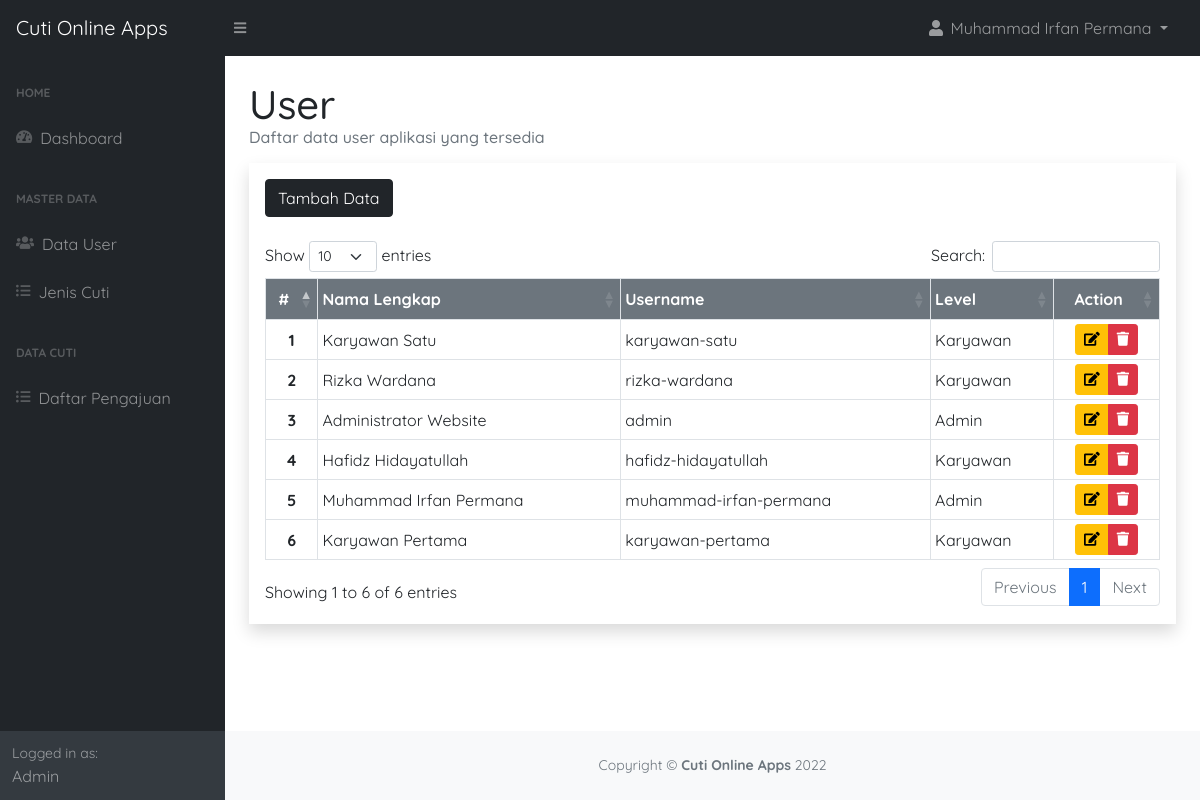
/dashboard.php?module=user (signed in), run on the app's committed database.
### tables this page shows
CREATE TABLE `user` (
  `id_user` int(11) NOT NULL,
  `fullname_user` varchar(250) NOT NULL,
  `name_user` varchar(150) NOT NULL,
  `pass_user` varchar(250) NOT NULL,
  `level_user` varchar(100) NOT NULL
);

### config/variable.php (called while the page is built, shortened)
<?php
$title = 'Cuti Online Apps';

### app/admin/user/index.php (the view)
<div class="row">
    <div class="col-12">
        <h1 class="mt-4">User</h1>
        <h6 class="text-muted">Daftar data user aplikasi yang tersedia</h6>
    </div>
</div>
<div class="row mt-3">
    <div class="col-12">
        <div class="shadow p-3">
            <a href="?module=user-form" class="btn btn-dark mb-4">Tambah Data</a>
            <div class="table-responsive">
                <table class="table table-sm table-bordered table-hover align-middle datatable">
                    <thead>
                        <tr class="bg-secondary text-white">
                            <th scope="col" class="py-2 text-center">#</th>
                            <th scope="col" class="py-2 ">Nama Lengkap</th>
                            <th scope="col" class="py-2 ">Username</th>
                            <th scope="col" class="py-2 ">Level</th>
                            <th scope="col" class="py-2 text-center">Action</th>
                        </tr>
                    </thead>
                    <tbody>
                        <?php
                        $no = 1;
                        $query = "SELECT * FROM user ORDER BY id_user DESC";
                        $exeSQL = mysqli_query($conn, $query) or die(mysqli_error($conn));
                        while ($data = mysqli_fetch_array($exeSQL)) :
                        ?>
                            <tr>
                                <th scope="row" class="text-center"><?= $no++; ?></th>
                                <td><?= $data['fullname_user']; ?></td>
                                <td><?= $data['name_user']; ?></td>
                                <td><?= ucfirst($data['level_user']); ?></td>
                                <td class="text-center">
                                    <div class="btn-group" role="group" aria-label="Basic example">
                                        <a href="?module=user-form&id=<?= $data['id_user'] ?>" class="btn btn-sm btn-warning">
                                            <i class="fas fa-edit"></i>
                                        </a>
                                        <a onclick="return confirm('Apakah yakin ingin menghapus data berikut?')" href="?module=user-delete&id=<?= $data['id_user'] ?>" class="btn btn-sm btn-danger">
                                            <i class="fas fa-trash"></i>
                                        </a>
                                    </div>
                                </td>
                            </tr>
                        <?php endwhile; ?>
                    </tbody>
                </table>
            </div>
        </div>
    </div>
</div>

### dashboard.php (shortened to what this page needs)
<?php
include 'config/library.php';
?>
<!DOCTYPE html>
<html lang="en">
<head>
    <link href="asset/css/styles.css" rel="stylesheet" />
    <link href="https://cdnjs.cloudflare.com/ajax/libs/font-awesome/5.9.0/css/all.min.css" rel="stylesheet" />
    <link href="https://cdn.datatables.net/1.12.1/css/dataTables.bootstrap5.min.css" rel="stylesheet" />
</head>
<body class="sb-nav-fixed">
    <nav class="sb-topnav navbar navbar-expand navbar-dark bg-dark">
        <a class="navbar-brand ps-3" href="#"><?= $title ?></a>
        <button class="btn btn-link btn-sm order-1 order-lg-0 me-4 me-lg-0" id="sidebarToggle" href="#!"><i class="fas fa-bars"></i></button>
        <ul class="navbar-nav ms-auto ms-md-0 me-3 me-lg-4">
            <li class="nav-item dropdown">
                <a class="nav-link dropdown-toggle" id="navbarDropdown" href="#" role="button" data-bs-toggle="dropdown" aria-expanded="false">
                    <i class="fas fa-user fa-fw"></i>
                    <span class="ml-2"><?= $_SESSION['fullname_user'] ?></span>
                </a>
            </li>
        </ul>
    </nav>
    <div id="layoutSidenav">
        <div id="layoutSidenav_nav">
            <nav class="sb-sidenav accordion sb-sidenav-dark" id="sidenavAccordion">
                <div class="sb-sidenav-menu">
                    <div class="nav">
                        <?php
                        if ($_SESSION['level_user'] == 'admin') {
                            include 'nav-admin.php';
                        }
                        ?>
                    </div>
                </div>
                <div class="sb-sidenav-footer">
                    <div class="small">Logged in as:</div>
                    <?= ucfirst($_SESSION['level_user']); ?>
                </div>
            </nav>
        </div>
        <div id="layoutSidenav_content">
            <main>
                <div class="container-fluid px-4">
                    <?php include 'content.php'; ?>
                </div>
            </main>
            <footer class="py-4 bg-light mt-auto">
                <div class="container-fluid px-4">
                    <div class="d-flex align-items-center justify-content-center small">
                        <div class="text-muted">Copyright &copy; <strong><?= $title ?></strong> <?= date('Y') ?></div>
                    </div>
                </div>
            </footer>
        </div>
    </div>
</body>
</html>

### nav-admin.php
<div class="sb-sidenav-menu-heading">Home</div>
<a class="nav-link" href="?module=admin">
    <div class="sb-nav-link-icon"><i class="fas fa-tachometer-alt"></i></div>
    Dashboard
</a>
<div class="sb-sidenav-menu-heading">Master Data</div>
<a class="nav-link" href="?module=user">
    <div class="sb-nav-link-icon"><i class="fas fa-users"></i></div>
    Data User
</a>
<a class="nav-link" href="?module=jenis-cuti">
    <div class="sb-nav-link-icon"><i class="fas fa-list-ul"></i></div>
    Jenis Cuti
</a>
<div class="sb-sidenav-menu-heading">Data Cuti</div>
<a class="nav-link" href="?module=daftar-cuti">
    <div class="sb-nav-link-icon"><i class="fas fa-list-ul"></i></div>
    Daftar Pengajuan
</a>

### content.php
<?php
if (isset($_GET['module'])) $module = $_GET['module'];
if ($module == "admin") include("app/admin/home.php");
elseif ($module == "karyawan") include("app/karyawan/home.php");
elseif ($module == "pengaturan") include("app/pengaturan.php");
elseif ($module == "pengaturan-submit") include("app/pengaturan-submit.php");
elseif ($module == "user") include("app/admin/user/index.php");
elseif ($module == "user-form") include("app/admin/user/form.php");
elseif ($module == "user-submit") include("app/admin/user/submit.php");
elseif ($module == "user-delete") include("app/admin/user/delete.php");
elseif ($module == "jenis-cuti") include("app/admin/jenis-cuti/index.php");
elseif ($module == "jenis-cuti-form") include("app/admin/jenis-cuti/form.php");
elseif ($module == "jenis-cuti-submit") include("app/admin/jenis-cuti/submit.php");
elseif ($module == "jenis-cuti-delete") include("app/admin/jenis-cuti/delete.php");
elseif ($module == "pengajuan-cuti") include("app/karyawan/pengajuan-cuti.php");
elseif ($module == "pengajuan-cuti-submit") include("app/karyawan/pengajuan-cuti-submit.php");
elseif ($module == "daftar-cuti") include("app/admin/pengajuan-cuti/index.php");
elseif ($module == "detail-cuti") include("app/admin/pengajuan-cuti/detail.php");
elseif ($module == "setuju-cuti") include("app/admin/pengajuan-cuti/setuju.php");
elseif ($module == "tolak-cuti") include("app/admin/pengajuan-cuti/tolak.php");

### data on the page
user: fullname_user "Karyawan Satu", name_user "karyawan-satu", level_user "Karyawan"
user: fullname_user "Rizka Wardana", name_user "rizka-wardana", level_user "Karyawan"
user: fullname_user "Administrator Website", name_user "admin", level_user "Admin"
user: fullname_user "Hafidz Hidayatullah", name_user "hafidz-hidayatullah", level_user "Karyawan"
user: fullname_user "Muhammad Irfan Permana", name_user "muhammad-irfan-permana", level_user "Admin"
user: fullname_user "Karyawan Pertama", name_user "karyawan-pertama", level_user "Karyawan"

### other printed values
$title "Cuti Online Apps"
$_SESSION['fullname_user'] "Muhammad Irfan Permana"
$_SESSION['level_user'] "Admin"
